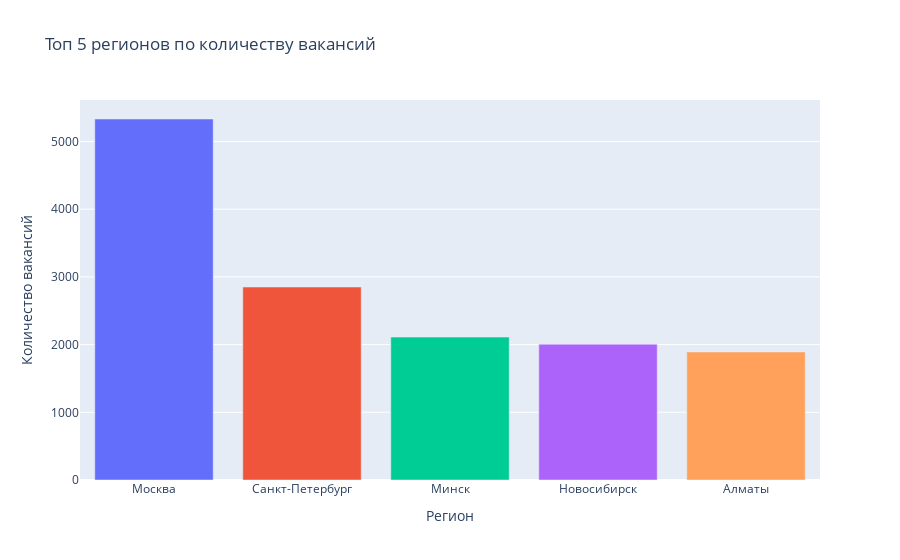

Here is the notebook cell this chart was saved with:
### Markdown cell above
1. Напишите запрос, который позволит узнать, сколько (cnt) вакансий в каждом регионе (area).
Отсортируйте по количеству вакансий в порядке убывания.

### Code cell
# текст запроса
query_4_1 = '''
select
	a.name area,
	count(v.id) vac_cnt
from vacancies v
	join areas a on v.area_id=a.id
group by a.id
order by 2 desc
'''

# результат запроса
vac_cnt_by_area = pd.read_sql_query(query_4_1, connection)
display(vac_cnt_by_area.head(5))

# визуализация ТОП-5 регионов по количеству вакансий
fig = px.bar(
    vac_cnt_by_area.head(5),
    x='area', y='vac_cnt', color='area',
    title='Топ 5 регионов по количеству вакансий',
    labels={
		'area': 'Регион',
		'vac_cnt': 'Количество вакансий'	
	})
fig.update_layout(showlegend=False)
fig.write_image('./img/4_1.png', scale=1, width=1200, height=400)
fig.show()

# формируем отчет об инсайтах
msc_vac_cnt = vac_cnt_by_area.iloc[0]['vac_cnt']
spb_vac_cnt = vac_cnt_by_area.iloc[1]['vac_cnt']
ratio = round(msc_vac_cnt / spb_vac_cnt)
reports['report_4_1'] = f'''
<img src='./img/4_1.png'>

В разрезе распределения ваксансий по регионам следующие инсайты:
<ol>
<li>Москва, ожидаемо, на первом месте 👍🏻</li>
<li>В ТОП-5 регионов кроме столиц (включая историческую) России,
Беларуси и Казахстана вошла научная столица России - Новосибирск.
Поздравим ребят 🥳;</li>
<li>Количество вакансий в Санкт-Петебурге в {ratio} раза меньше,
чем в Москве. Питер - расти быстрее 💪🏻!</li>
<ol>
'''

### Figure 1 — Plotly figure (JSON) as saved in the notebook; plotly's stock layout.template omitted (floating-point values rounded to 4 significant figures)
{"data": [{"alignmentgroup": "True", "hovertemplate": "Регион=%{x}<br>Количество вакансий=%{y}<extra></extra>", "legendgroup": "Москва", "marker": {"color": "#636efa", "pattern": {"shape": ""}}, "name": "Москва", "offsetgroup": "Москва", "orientation": "v", "showlegend": true, "textposition": "auto", "type": "bar", "x": ["Москва"], "xaxis": "x", "y": [5333], "yaxis": "y"}, {"alignmentgroup": "True", "hovertemplate": "Регион=%{x}<br>Количество вакансий=%{y}<extra></extra>", "legendgroup": "Санкт-Петербург", "marker": {"color": "#EF553B", "pattern": {"shape": ""}}, "name": "Санкт-Петербург", "offsetgroup": "Санкт-Петербург", "orientation": "v", "showlegend": true, "textposition": "auto", "type": "bar", "x": ["Санкт-Петербург"], "xaxis": "x", "y": [2851], "yaxis": "y"}, {"alignmentgroup": "True", "hovertemplate": "Регион=%{x}<br>Количество вакансий=%{y}<extra></extra>", "legendgroup": "Минск", "marker": {"color": "#00cc96", "pattern": {"shape": ""}}, "name": "Минск", "offsetgroup": "Минск", "orientation": "v", "showlegend": true, "textposition": "auto", "type": "bar", "x": ["Минск"], "xaxis": "x", "y": [2112], "yaxis": "y"}, {"alignmentgroup": "True", "hovertemplate": "Регион=%{x}<br>Количество вакансий=%{y}<extra></extra>", "legendgroup": "Новосибирск", "marker": {"color": "#ab63fa", "pattern": {"shape": ""}}, "name": "Новосибирск", "offsetgroup": "Новосибирск", "orientation": "v", "showlegend": true, "textposition": "auto", "type": "bar", "x": ["Новосибирск"], "xaxis": "x", "y": [2006], "yaxis": "y"}, {"alignmentgroup": "True", "hovertemplate": "Регион=%{x}<br>Количество вакансий=%{y}<extra></extra>", "legendgroup": "Алматы", "marker": {"color": "#FFA15A", "pattern": {"shape": ""}}, "name": "Алматы", "offsetgroup": "Алматы", "orientation": "v", "showlegend": true, "textposition": "auto", "type": "bar", "x": ["Алматы"], "xaxis": "x", "y": [1892], "yaxis": "y"}], "layout": {"barmode": "relative", "legend": {"title": {"text": "Регион"}, "tracegroupgap": 0}, "showlegend": false, "title": {"text": "Топ 5 регионов по количеству вакансий"}, "xaxis": {"anchor": "y", "categoryarray": ["Москва", "Санкт-Петербург", "Минск", "Новосибирск", "Алматы"], "categoryorder": "array", "domain": [0, 1], "title": {"text": "Регион"}}, "yaxis": {"anchor": "x", "domain": [0, 1], "title": {"text": "Количество вакансий"}}}}
